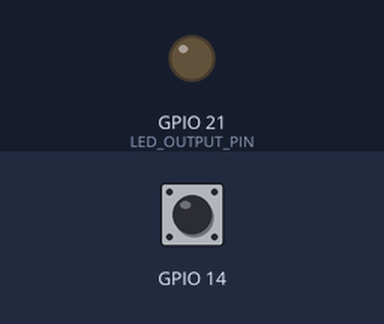
Simulated run of this sketch. Board: ESP32. Parts: output pins drawn as LEDs (lit = HIGH). The test bench sets the inputs (shaded band); at power-on: GPIO 14 HIGH. What the sketch prints to the serial monitor is not drawn.

Above: at 1.2 s.
1.3 s: GPIO 14 pulled LOW for 0.15 s
Timing chart, 0 to 4.3 s (numbered marks = the images above; inputs shaded):
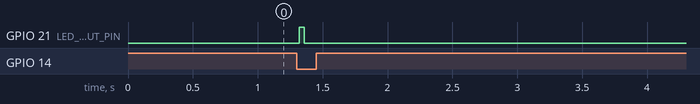

The sketch:

TouchInterruptLed.ino
```cpp
/**
 * This example demonstrates the capacitive touch sensing interrupt functionality on the ESP32.
 * The ESP32 has 10 capacitive touch pins. We're using T6 (GPIO 14).
 *
 * When the capacitance value on T6 falls below a set threshold (TOUCH_THRESHOLD), we turn on an LED
 * and keep it on for LED_ON_MS milliseconds
 *
 * Official Espressif ESP32 touch sensing docs:
 * https://docs.espressif.com/projects/esp-idf/en/latest/esp32/api-reference/peripherals/touch_pad.html
 * https://github.com/espressif/esp-iot-solution/blob/master/documents/touch_pad_solution/touch_sensor_design_en.md
 *
 * By Jon E. Froehlich
 * @jonfroehlich
 * http://makeabilitylab.io
 *
 * Circuit diagram and walkthrough here:
 * https://makeabilitylab.github.io/physcomp/esp32/capacitive-touch-sensing
 *
 */

const int CAPACITIVE_TOUCH_INPUT_PIN = T6; // GPIO pin 14
const int LED_OUTPUT_PIN = 21;
const int TOUCH_THRESHOLD = 20; // turn on light if touchRead value < this threshold

volatile boolean _touchDetected = false;
volatile unsigned long _touchDetectedTimestamp = 0;
const unsigned long LED_ON_MS = 50; // how long to keep LED on after a touch

void setup() {
  Serial.begin(9600);
  pinMode(LED_OUTPUT_PIN, OUTPUT);
  touchAttachInterrupt(CAPACITIVE_TOUCH_INPUT_PIN, touchDetected, TOUCH_THRESHOLD);
}

void loop() {
  Serial.println((String)"Touch detected: " + _touchDetected);
  if(_touchDetected && (millis() - _touchDetectedTimestamp) < LED_ON_MS){
    digitalWrite(LED_OUTPUT_PIN, HIGH);
  }else{
    _touchDetected = false;
    digitalWrite(LED_OUTPUT_PIN, LOW);
  }
}

void touchDetected(){
  _touchDetected = true;
  _touchDetectedTimestamp = millis();
}
```

Measured:
- after the input at 1.3 s, GPIO 21 (LED_OUTPUT_PIN): LOW → HIGH at once, → LOW 0.04 s later
